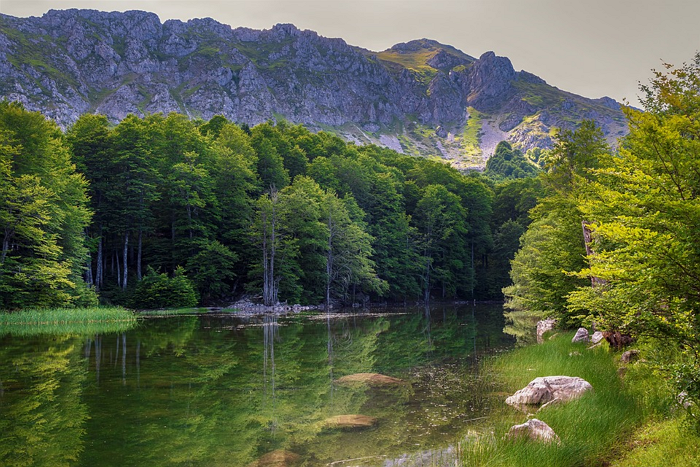
#> input picture python_opencv_1_src/05_이미지연산/4_관심영역설정/green.png, 700 x 467 px
$ python 6-8.py
#> lines starting #> are read from the running program, lines starting #| are printed output that depends on the picture; after the words box and inside, x2 and y2 are one past the last pixel; in counts of white or black regions, pixels touching at a corner belong together
import cv2 as cv


img_color = cv.imread('green.png', cv.IMREAD_COLOR )
#> img_color is the input picture: shape (467, 700, 3); mean B, G, R 70.9, 97.3, 88


height, width = img_color.shape[:2]
#> height = 467; width = 700
center_x, center_y = int(width*0.5),int(height*0.5)
#> center_x = 350; center_y = 233


img_roi = img_color[center_y-100:center_y+100, center_x-100:center_x+100].copy()
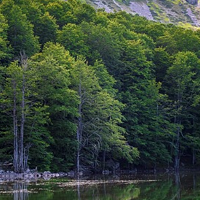
#> img_roi: shape (200, 200, 3); mean B, G, R 57.2, 72.2, 57.6


img_gray = cv.cvtColor(img_roi, cv.COLOR_BGR2GRAY)
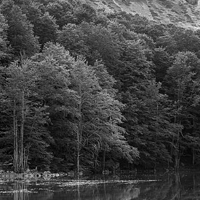
#> img_gray: shape (200, 200); min 0, max 239, mean 66.1
img_edge = cv.Canny(img_gray, 100, 300)
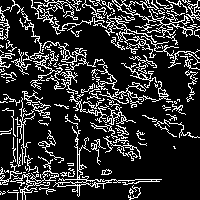
#> img_edge: shape (200, 200); 18.4% white in thin lines or dots


img_edge = cv.cvtColor(img_edge, cv.COLOR_GRAY2BGR)
#> img_edge: shape (200, 200, 3); 18.4% white in thin lines or dots


img_color[center_y-100:center_y+100, center_x-100:center_x+100] = img_edge
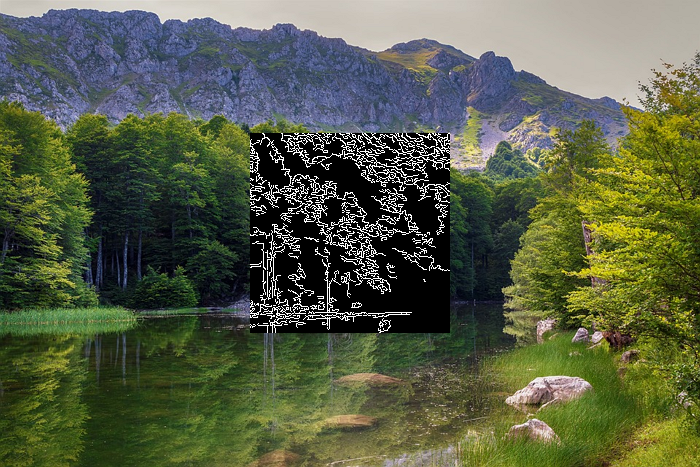
#> img_color: shape (467, 700, 3); 12.24% of pixels changed, all inside (x1, y1, x2, y2) = (250, 133, 450, 333)


cv.imshow("COLOR", img_color)
cv.imshow("ROI", img_roi)
cv.waitKey(0)

cv.destroyAllWindows()
